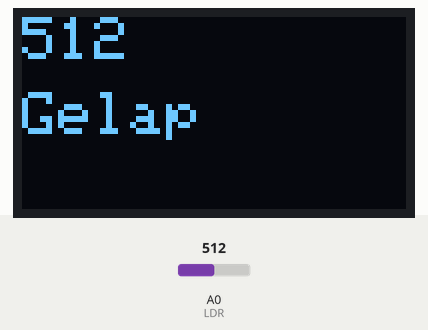
Recording of a sketch running on a simulated Arduino Uno, built with avr-gcc and run on an emulated ATmega328P. Parts: 128×64 one-colour display. The inputs (shaded band) are chosen by the test bench; at power-on: A0 (LDR) = 512. What the sketch prints to the serial monitor is not drawn.

Above: at 1.8 s.
1.9 s: A0 (LDR) set to 487
At 3.7 s:
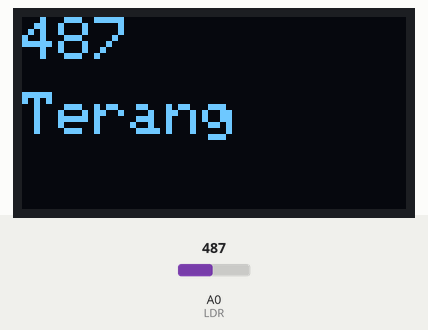
4.6 s: A0 (LDR) set to 510
At 6.6 s:
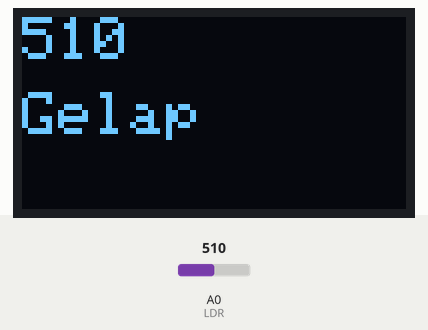
7.6 s: A0 (LDR) set to 490
At 9.5 s:
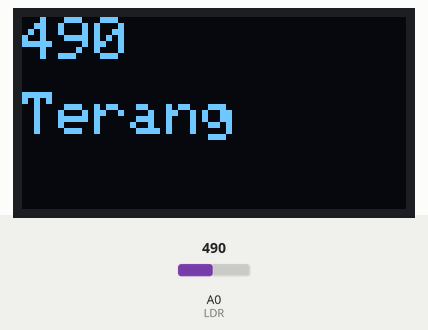
Timing chart, 0 to 11.0 s (numbered marks = the images above; inputs shaded):
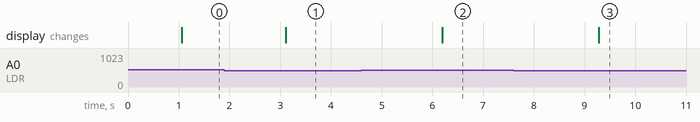

The sketch:

LDR.ino
```cpp
#include <SPI.h>
#include <Wire.h>
#include <Adafruit_GFX.h> //pemanggilan library GFX
#include <Adafruit_SSD1306.h> //pemanggilan library OLED

Adafruit_SSD1306 display = Adafruit_SSD1306(128, 64, &Wire);

//OLED menggunakan kolom 128 pixel dan baris 64 pixel
#define SCREEN_ADDRESS 0x3C //alamat untuk I2C OLED
#define LDR A0
int bacaLDR = 0;

void setup() {
Serial.begin(9600);
Serial.println("OLED FeatherWing test");
if(!display.begin(SSD1306_SWITCHCAPVCC, SCREEN_ADDRESS))
{//Memastikan OLED dapat berjalan atau tidak
Serial.println(F("SSD1306 allocation failed"));
for(;;); // Don't proceed, loop forever
}

// text display tests
display.setTextSize(2); //ukuran teks
display.setTextColor(SSD1306_WHITE); //warna OLED (putih)
display.clearDisplay(); //membersihkan display oled
pinMode(LDR,INPUT); //pin untuk input
}

void loop() {
bacaLDR = analogRead(LDR);
display.setCursor(0,0); //menempatkan titik pertama sebelah kanan atas di titik 0,0
display.print(bacaLDR); //menampilan nilai hasil baca LDR

if (bacaLDR >= 500) { //Gelap
display.setCursor(0,25);
display.print("Gelap"); //menampilan tulisan Kondisi gelap
}
else {
display.setCursor(0,25);
display.print("Terang"); //menampilan tulisan Kondisi terang
}
delay(1000);
yield();
display.display();
display.clearDisplay();
}
```

Measured:
- the behaviour switches between 500 and 499 on A0 (LDR) (found by bisection; images 0 and 1)
- after the input at 1.9 s, the display: changes after 1.2 s (image 1)
- after the input at 4.6 s, the display: changes after 1.6 s (image 2)
- after the input at 7.6 s, the display: changes after 1.7 s (image 3)
